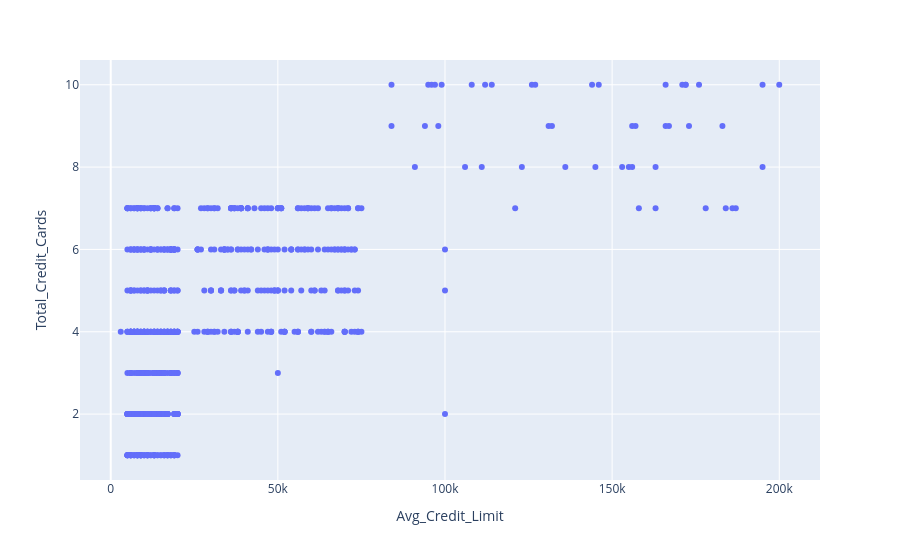

Notebook source saved alongside this figure:
### Code cell
px.scatter(df,x='Avg_Credit_Limit',y='Total_Credit_Cards')

### Figure 1 — Plotly figure (JSON) as saved in the notebook; plotly's stock layout.template omitted (floating-point values rounded to 4 significant figures; data arrays with more than 128 entries replaced by an {"elided": "..."} marker saying what was removed)
{"data": [{"hovertemplate": "Avg_Credit_Limit=%{x}<br>Total_Credit_Cards=%{y}<extra></extra>", "legendgroup": "", "marker": {"color": "#636efa", "symbol": "circle"}, "mode": "markers", "name": "", "orientation": "v", "showlegend": false, "type": "scatter", "x": {"elided": "660 int values"}, "xaxis": "x", "y": {"elided": "660 int values"}, "yaxis": "y"}], "layout": {"legend": {"tracegroupgap": 0}, "margin": {"t": 60}, "xaxis": {"anchor": "y", "domain": [0, 1], "title": {"text": "Avg_Credit_Limit"}}, "yaxis": {"anchor": "x", "domain": [0, 1], "title": {"text": "Total_Credit_Cards"}}}}
